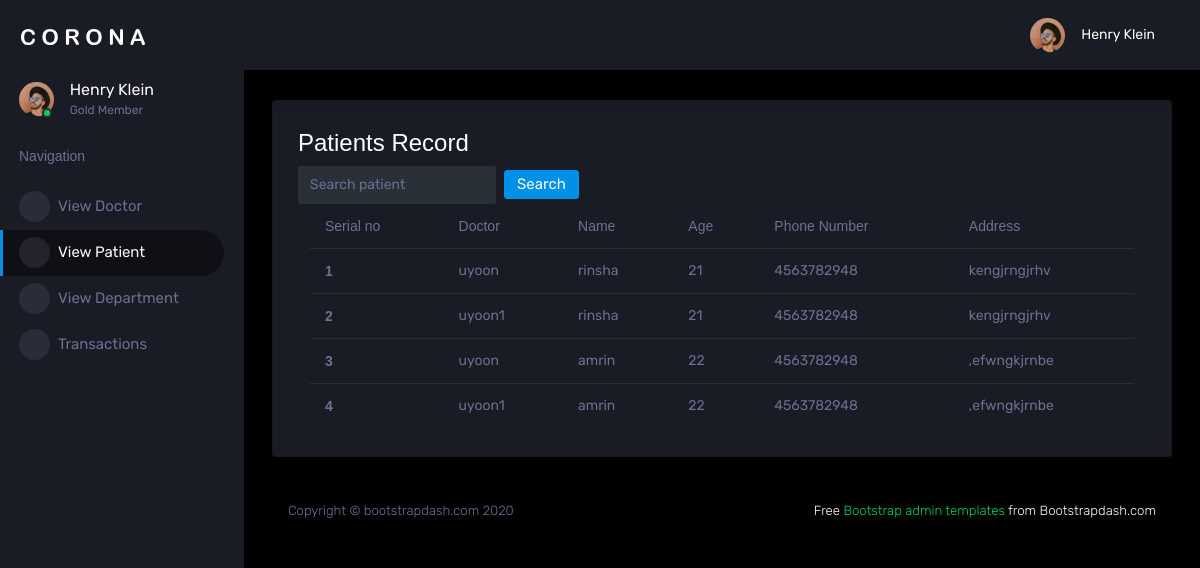
Before: /view_patient (signed in) with the older database file.
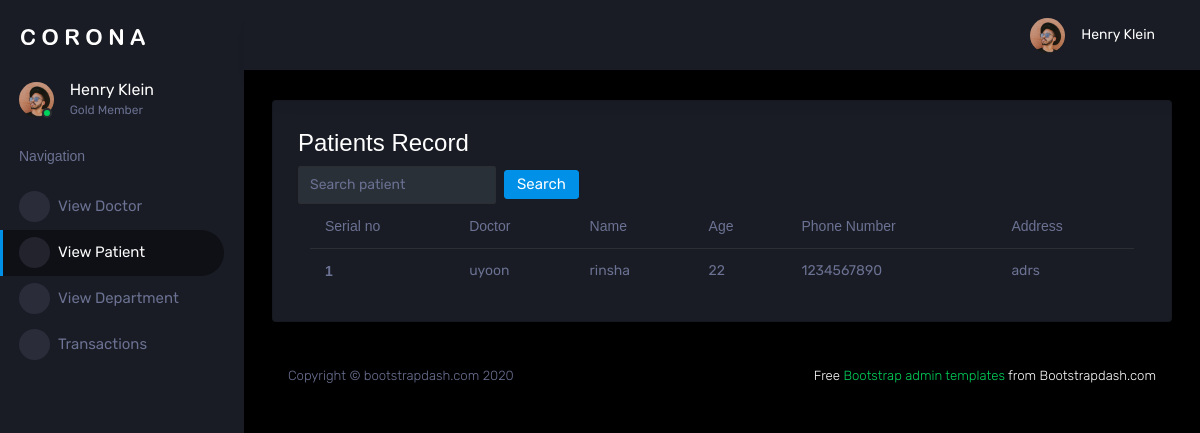
After: the same page with the newer database file.
### newapp/models.py (models this page shows)
class Booking(models.Model):
    patient = models.ForeignKey(Patient, on_delete=models.CASCADE)
    doctor = models.ForeignKey(Doctor, on_delete=models.CASCADE)
    doc_fee = models.IntegerField()
    booking_date = models.DateTimeField(auto_now_add=True)

class Doctor(models.Model):
    user = models.OneToOneField(Login,on_delete=models.CASCADE,related_name='doctor')
    dept = models.CharField(max_length=20)
    name = models.CharField(max_length=20)
    phone_number = models.CharField(max_length=10)
    fee = models.IntegerField()

class Patient(models.Model):
    user = models.OneToOneField(Login,on_delete=models.CASCADE,related_name='patients')
    name = models.CharField(max_length=20)
    age = models.IntegerField()
    gender = models.CharField(max_length=10)
    phone_number = models.CharField(max_length=10)
    address = models.TextField()

### newapp/admin_views.py (the view)
# urls.py: path('view_patient', admin_views.view_patient, name='view_patient'),
@login_required(login_url='login_view')
def view_patient(request):
    data = Booking.objects.all()
    patientFilter = PatientFilter(request.GET, queryset=data)
    data = patientFilter.qs
    context = {
        'data': data,
        'patientFilter': patientFilter
    }
    return render(request, 'admin/view_patient.html',context)

### template/admin/view_patient.html
{% extends "admin/admin_base.html" %}
{% block content %}
<h3>Patients Record</h3>
<div class="container">
  <div class="row">
    <form method="get" class="form-inline " style="float:right;">
      <div class="md-form my-0">
        {{patientFilter.form }}
      </div>
      <button class="btn btn-primary ml-2" type="submit">Search</button>
    </form>
  </div>
<table class="table">
  <thead>
    <tr>
      <th scope="col">Serial no</th>
      <th scope="col">Doctor</th>
      <th scope="col">Name</th>
      <th scope="col">Age</th>
      <th scope="col">Phone Number</th>
      <th scope="col">Address</th>
    </tr>
  </thead>
  <tbody>
  {% for i in data %}
    <tr>
      <th scope="row">{{ forloop.counter }}</th>
      <td>{{ i.doctor.name }}</td>
      <td>{{ i.patient.name }}</td>
        <td>{{ i.patient.age }}</td>
      <td>{{ i.patient.phone_number }}</td>
        <td>{{ i.patient.address }}</td>
    </tr>
  {% endfor %}
  </tbody>
</table>
{% endblock %}

### template/admin/admin_base.html (shortened to what this page needs)
<!DOCTYPE html>
{% load static %}
<html lang="en">
<head>
  <link rel="stylesheet" href=" {% static 'assets/vendors/mdi/css/materialdesignicons.min.css' %} ">
  <link rel="stylesheet" href=" {% static 'assets/vendors/css/vendor.bundle.base.css' %} ">
  <link rel="stylesheet" href=" {% static 'assets/vendors/jvectormap/jquery-jvectormap.css' %} ">
  <link rel="stylesheet" href=" {% static 'assets/vendors/flag-icon-css/css/flag-icon.min.css' %} ">
  <link rel="stylesheet" href=" {% static 'assets/vendors/owl-carousel-2/owl.carousel.min.css' %} ">
  <link rel="stylesheet" href=" {% static 'assets/vendors/owl-carousel-2/owl.theme.default.min.css' %} ">
  <link rel="stylesheet" href=" {% static 'assets/css/style.css' %} ">
</head>
<body>
  <div class="container-scroller">
    <nav class="sidebar sidebar-offcanvas" id="sidebar">
      <div class="sidebar-brand-wrapper d-none d-lg-flex align-items-center justify-content-center fixed-top">
        <a class="sidebar-brand brand-logo" href=" {% static 'index.html' %} "><img
            src=" {% static 'assets/images/logo.svg' %} " alt="logo" /></a>
      </div>
      <ul class="nav">
        <li class="nav-item profile">
          <div class="profile-desc">
            <div class="profile-pic">
              <div class="count-indicator">
                <img class="img-xs rounded-circle " src=" {% static 'assets/images/faces/face15.jpg' %} " alt="">
                <span class="count bg-success"></span>
              </div>
              <div class="profile-name">
                <h5 class="mb-0 font-weight-normal">Henry Klein</h5>
                <span>Gold Member</span>
              </div>
            </div>
            <a href="#" id="profile-dropdown" data-toggle="dropdown"><i class="mdi mdi-dots-vertical"></i></a>
          </div>
        </li>
        <li class="nav-item nav-category">
          <span class="nav-link">Navigation</span>
        </li>
        <li class="nav-item menu-items">
          <a class="nav-link" href=" {% url 'view_doctor' %} ">
            <span class="menu-icon">
              <i class="mdi mdi-speedometer"></i>
            </span>
            <span class="menu-title">View Doctor</span>
          </a>
        </li>
        <li class="nav-item menu-items">
          <a class="nav-link" href=" {% url 'view_patient' %} ">
            <span class="menu-icon">
              <i class="mdi mdi-playlist-play"></i>
            </span>
            <span class="menu-title">View Patient</span>
          </a>
        </li>
        <li class="nav-item menu-items">
          <a class="nav-link" href=" {% url 'view_departments' %} ">
            <span class="menu-icon">
              <i class="mdi mdi-table-large"></i>
            </span>
            <span class="menu-title">View Department</span>
          </a>
        </li>
        <li class="nav-item menu-items">
          <a class="nav-link" href=" {% url 'view_payment' %} ">
            <span class="menu-icon">
              <i class="mdi mdi-chart-bar"></i>
            </span>
            <span class="menu-title">Transactions</span>
          </a>
        </li>
      </ul>
    </nav>
    <div class="container-fluid page-body-wrapper">
      <nav class="navbar p-0 fixed-top d-flex flex-row">
        <div class="navbar-menu-wrapper flex-grow d-flex align-items-stretch">
          <button class="navbar-toggler navbar-toggler align-self-center" type="button" data-toggle="minimize">
            <span class="mdi mdi-menu"></span>
          </button>
          <ul class="navbar-nav w-100">
          </ul>
          <ul class="navbar-nav navbar-nav-right">
            <li class="nav-item dropdown">
              <a class="nav-link" id="profileDropdown" href="#" data-toggle="dropdown">
                <div class="navbar-profile">
                  <img class="img-xs rounded-circle" src=" {% static 'assets/images/faces/face15.jpg' %} " alt="">
                  <p class="mb-0 d-none d-sm-block navbar-profile-name">Henry Klein</p>
                  <i class="mdi mdi-menu-down d-none d-sm-block"></i>
                </div>
              </a>
            </li>
          </ul>
        </div>
      </nav>
      <div class="main-panel">
        <div class="content-wrapper">
          <div class="row ">
            <div class="col-12 grid-margin">
              <div class="card">
                <div class="card-body">
                  {% block content %}{% endblock %}
                </div>
              </div>
            </div>
          </div>
        </div>
        <footer class="footer">
          <div class="d-sm-flex justify-content-center justify-content-sm-between">
            <span class="text-muted d-block text-center text-sm-left d-sm-inline-block">Copyright © bootstrapdash.com
              2020</span>
            <span class="float-none float-sm-right d-block mt-1 mt-sm-0 text-center"> Free <a
                href="https://www.bootstrapdash.com/bootstrap-admin-template/" target="_blank">Bootstrap admin
                templates</a> from Bootstrapdash.com</span>
          </div>
        </footer>
      </div>
    </div>
  </div>
</body>
</html>

Changed rows visible on the page:
removed Booking: doctor.name "uyoon", patient.name "rinsha", patient.age "21", patient.phone_number "4563782948", patient.address "kengjrngjrhv"
removed Booking: doctor.name "uyoon1", patient.name "rinsha", patient.age "21", patient.phone_number "4563782948", patient.address "kengjrngjrhv"
removed Booking: doctor.name "uyoon", patient.name "amrin", patient.age "22", patient.phone_number "4563782948", patient.address ",efwngkjrnbe"
removed Booking: doctor.name "uyoon1", patient.name "amrin", patient.age "22", patient.phone_number "4563782948", patient.address ",efwngkjrnbe"
added Booking: doctor.name "uyoon", patient.name "rinsha", patient.age "22", patient.phone_number "1234567890", patient.address "adrs"
